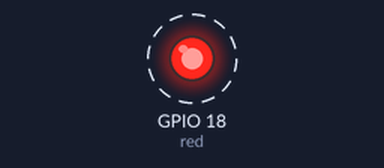
The program below on a simulated Raspberry Pi (BCM pin numbers). Parts: output pins drawn as LEDs (lit = HIGH). Dashed ring = blinking.

Above: at 0.5 s.
Timing chart, 0 to 4.6 s (numbered marks = the images above):
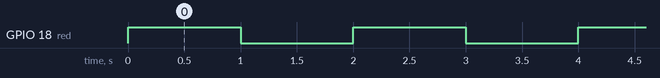

The program:

gpiozero-blink.py
```python
from gpiozero import LED
from time import sleep


# Set the GPIO pin number (BCM numbering) to which your LED is connected
LED_PIN = 18

def main():
    red = LED(LED_PIN)

    while True:
        red.on()
        sleep(1)
        red.off()
        sleep(1)


if __name__ == "__main__":
    main()
```

Measured:
- by itself, GPIO 18 (red): alternates HIGH for 1.0 s and LOW for 1.0 s
